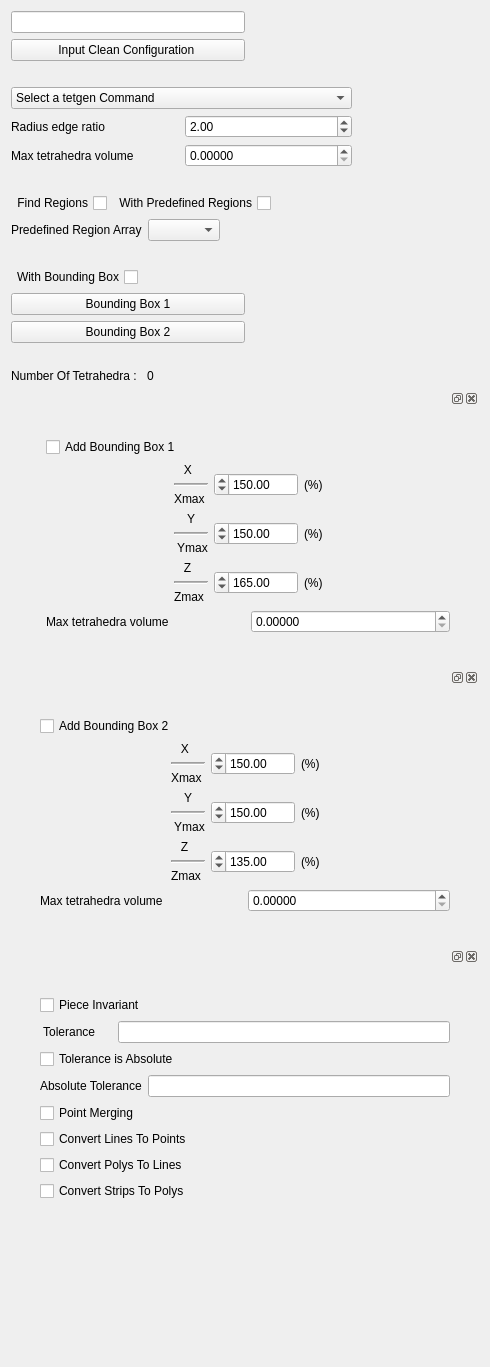
<ui version="4.0" >
 <class>uiMenu</class>
 <widget class="QWidget" name="uiMenu" >
  <property name="geometry" >
   <rect>
    <x>0</x>
    <y>0</y>
    <width>486</width>
    <height>1367</height>
   </rect>
  </property>
  <property name="windowTitle" >
   <string>Form</string>
  </property>
  <layout class="QVBoxLayout" >
   <item>
    <layout class="QGridLayout" >
     <item row="0" column="0" >
      <widget class="QLineEdit" name="numberOfTetrahedronInfo" />
     </item>
     <item row="1" column="0" >
      <widget class="QPushButton" name="pClean" >
       <property name="text" >
        <string>Input Clean Configuration </string>
       </property>
      </widget>
     </item>
     <item row="1" column="1" >
      <spacer>
       <property name="orientation" >
        <enum>Qt::Horizontal</enum>
       </property>
       <property name="sizeHint" >
        <size>
         <width>40</width>
         <height>20</height>
        </size>
       </property>
      </spacer>
     </item>
    </layout>
   </item>
   <item>
    <spacer>
     <property name="orientation" >
      <enum>Qt::Horizontal</enum>
     </property>
     <property name="sizeHint" >
      <size>
       <width>468</width>
       <height>20</height>
      </size>
     </property>
    </spacer>
   </item>
   <item>
    <layout class="QGridLayout" >
     <item row="0" column="0" colspan="2" >
      <widget class="QComboBox" name="tetgenCommand" >
       <property name="layoutDirection" >
        <enum>Qt::LeftToRight</enum>
       </property>
       <item>
        <property name="text" >
         <string>Select a tetgen Command</string>
        </property>
       </item>
       <item>
        <property name="text" >
         <string>Constrained Delaunay tetrahedralization(CDT)</string>
        </property>
       </item>
       <item>
        <property name="text" >
         <string>CDT without adding points</string>
        </property>
       </item>
       <item>
        <property name="text" >
         <string>Quality mesh generation</string>
        </property>
       </item>
       <item>
        <property name="text" >
         <string>Imposes volume constraints</string>
        </property>
       </item>
       <item>
        <property name="text" >
         <string>Quality mesh generation and Imposes volume constraints</string>
        </property>
       </item>
      </widget>
     </item>
     <item row="1" column="0" >
      <widget class="QLabel" name="label" >
       <property name="text" >
        <string>Radius edge ratio</string>
       </property>
      </widget>
     </item>
     <item row="1" column="1" >
      <widget class="QDoubleSpinBox" name="RadiusEdgeRatio" >
       <property name="minimum" >
        <double>0.610000000000000</double>
       </property>
       <property name="maximum" >
        <double>100.000000000000000</double>
       </property>
       <property name="singleStep" >
        <double>0.100000000000000</double>
       </property>
       <property name="value" >
        <double>2.000000000000000</double>
       </property>
      </widget>
     </item>
     <item row="2" column="0" >
      <widget class="QLabel" name="label_2" >
       <property name="text" >
        <string>Max tetrahedra volume </string>
       </property>
      </widget>
     </item>
     <item row="2" column="1" >
      <widget class="QDoubleSpinBox" name="MaxTetrahedronVolume" >
       <property name="decimals" >
        <number>5</number>
       </property>
       <property name="minimum" >
        <double>0.000000000000000</double>
       </property>
       <property name="maximum" >
        <double>10000000.000000000000000</double>
       </property>
       <property name="singleStep" >
        <double>1.000000000000000</double>
       </property>
       <property name="value" >
        <double>0.000000000000000</double>
       </property>
      </widget>
     </item>
     <item row="1" column="2" >
      <spacer>
       <property name="orientation" >
        <enum>Qt::Horizontal</enum>
       </property>
       <property name="sizeHint" >
        <size>
         <width>40</width>
         <height>20</height>
        </size>
       </property>
      </spacer>
     </item>
    </layout>
   </item>
   <item>
    <spacer>
     <property name="orientation" >
      <enum>Qt::Horizontal</enum>
     </property>
     <property name="sizeHint" >
      <size>
       <width>468</width>
       <height>20</height>
      </size>
     </property>
    </spacer>
   </item>
   <item>
    <layout class="QGridLayout" >
     <item row="0" column="0" >
      <layout class="QGridLayout" >
       <item row="0" column="0" >
        <layout class="QGridLayout" >
         <item row="0" column="0" >
          <widget class="QCheckBox" name="WithRegions" >
           <property name="layoutDirection" >
            <enum>Qt::RightToLeft</enum>
           </property>
           <property name="text" >
            <string>Find Regions</string>
           </property>
          </widget>
         </item>
         <item row="0" column="1" >
          <widget class="QCheckBox" name="WithPredefinedRegions" >
           <property name="layoutDirection" >
            <enum>Qt::RightToLeft</enum>
           </property>
           <property name="text" >
            <string>With Predefined Regions</string>
           </property>
          </widget>
         </item>
        </layout>
       </item>
       <item row="0" column="1" >
        <spacer>
         <property name="orientation" >
          <enum>Qt::Horizontal</enum>
         </property>
         <property name="sizeHint" >
          <size>
           <width>40</width>
           <height>20</height>
          </size>
         </property>
        </spacer>
       </item>
      </layout>
     </item>
     <item row="1" column="0" >
      <layout class="QGridLayout" >
       <item row="0" column="0" >
        <layout class="QGridLayout" >
         <item row="0" column="0" >
          <widget class="QLabel" name="label_14" >
           <property name="text" >
            <string>Predefined Region Array</string>
           </property>
          </widget>
         </item>
         <item row="0" column="1" >
          <widget class="QComboBox" name="RegionArray" />
         </item>
        </layout>
       </item>
       <item row="0" column="1" >
        <spacer>
         <property name="orientation" >
          <enum>Qt::Horizontal</enum>
         </property>
         <property name="sizeHint" >
          <size>
           <width>40</width>
           <height>20</height>
          </size>
         </property>
        </spacer>
       </item>
      </layout>
     </item>
    </layout>
   </item>
   <item>
    <spacer>
     <property name="orientation" >
      <enum>Qt::Horizontal</enum>
     </property>
     <property name="sizeHint" >
      <size>
       <width>468</width>
       <height>20</height>
      </size>
     </property>
    </spacer>
   </item>
   <item>
    <layout class="QGridLayout" >
     <item row="0" column="0" >
      <layout class="QGridLayout" >
       <item row="0" column="0" >
        <widget class="QCheckBox" name="WithBoundingBox" >
         <property name="layoutDirection" >
          <enum>Qt::RightToLeft</enum>
         </property>
         <property name="text" >
          <string>With Bounding Box</string>
         </property>
        </widget>
       </item>
       <item row="0" column="1" >
        <spacer>
         <property name="orientation" >
          <enum>Qt::Horizontal</enum>
         </property>
         <property name="sizeHint" >
          <size>
           <width>40</width>
           <height>20</height>
          </size>
         </property>
        </spacer>
       </item>
      </layout>
     </item>
     <item row="1" column="0" >
      <widget class="QPushButton" name="pbbx1" >
       <property name="text" >
        <string>Bounding Box 1</string>
       </property>
      </widget>
     </item>
     <item row="2" column="0" >
      <widget class="QPushButton" name="pbbx2" >
       <property name="text" >
        <string>Bounding Box 2</string>
       </property>
      </widget>
     </item>
     <item row="4" column="0" >
      <layout class="QGridLayout" >
       <item row="0" column="0" >
        <layout class="QGridLayout" >
         <item row="0" column="0" >
          <widget class="QLabel" name="label_26" >
           <property name="text" >
            <string>Number Of Tetrahedra : </string>
           </property>
          </widget>
         </item>
         <item row="0" column="1" >
          <widget class="QLabel" name="numberOfTetrahedronLabel" >
           <property name="text" >
            <string>0</string>
           </property>
          </widget>
         </item>
        </layout>
       </item>
      </layout>
     </item>
     <item row="1" column="1" >
      <spacer>
       <property name="orientation" >
        <enum>Qt::Horizontal</enum>
       </property>
       <property name="sizeHint" >
        <size>
         <width>40</width>
         <height>20</height>
        </size>
       </property>
      </spacer>
     </item>
     <item row="3" column="0" >
      <spacer>
       <property name="orientation" >
        <enum>Qt::Horizontal</enum>
       </property>
       <property name="sizeHint" >
        <size>
         <width>40</width>
         <height>20</height>
        </size>
       </property>
      </spacer>
     </item>
    </layout>
   </item>
   <item>
    <widget class="QDockWidget" name="wbbx1" >
     <widget class="QWidget" name="dockWidgetContents_3" >
      <layout class="QVBoxLayout" >
       <item>
        <layout class="QGridLayout" >
         <item row="0" column="1" >
          <spacer>
           <property name="orientation" >
            <enum>Qt::Horizontal</enum>
           </property>
           <property name="sizeHint" >
            <size>
             <width>40</width>
             <height>20</height>
            </size>
           </property>
          </spacer>
         </item>
         <item row="1" column="0" >
          <spacer>
           <property name="orientation" >
            <enum>Qt::Vertical</enum>
           </property>
           <property name="sizeHint" >
            <size>
             <width>20</width>
             <height>40</height>
            </size>
           </property>
          </spacer>
         </item>
         <item row="1" column="1" >
          <layout class="QGridLayout" >
           <item row="1" column="0" >
            <layout class="QGridLayout" >
             <item row="1" column="2" >
              <layout class="QGridLayout" >
               <item row="0" column="0" >
                <layout class="QGridLayout" >
                 <item row="0" column="0" >
                  <widget class="QLabel" name="label_9" >
                   <property name="text" >
                    <string>   X</string>
                   </property>
                  </widget>
                 </item>
                 <item row="1" column="0" >
                  <widget class="Line" name="line" >
                   <property name="font" >
                    <font>
                     <family>MS PGothic</family>
                     <weight>75</weight>
                     <bold>true</bold>
                     <underline>false</underline>
                    </font>
                   </property>
                   <property name="lineWidth" >
                    <number>1</number>
                   </property>
                   <property name="midLineWidth" >
                    <number>1</number>
                   </property>
                   <property name="orientation" >
                    <enum>Qt::Horizontal</enum>
                   </property>
                  </widget>
                 </item>
                 <item row="2" column="0" >
                  <widget class="QLabel" name="label_4" >
                   <property name="text" >
                    <string>Xmax</string>
                   </property>
                  </widget>
                 </item>
                </layout>
               </item>
               <item row="0" column="1" >
                <layout class="QGridLayout" >
                 <item row="0" column="0" >
                  <widget class="QDoubleSpinBox" name="deltaX" >
                   <property name="layoutDirection" >
                    <enum>Qt::RightToLeft</enum>
                   </property>
                   <property name="maximum" >
                    <double>100000.000000000000000</double>
                   </property>
                   <property name="singleStep" >
                    <double>5.000000000000000</double>
                   </property>
                   <property name="value" >
                    <double>150.000000000000000</double>
                   </property>
                  </widget>
                 </item>
                 <item row="0" column="1" >
                  <widget class="QLabel" name="label_7" >
                   <property name="text" >
                    <string>(%)</string>
                   </property>
                  </widget>
                 </item>
                </layout>
               </item>
              </layout>
             </item>
             <item row="2" column="2" >
              <layout class="QGridLayout" >
               <item row="0" column="0" >
                <layout class="QGridLayout" >
                 <item row="0" column="0" >
                  <widget class="QLabel" name="label_8" >
                   <property name="text" >
                    <string>    Y</string>
                   </property>
                  </widget>
                 </item>
                 <item row="1" column="0" >
                  <widget class="Line" name="line_2" >
                   <property name="font" >
                    <font>
                     <family>MS PGothic</family>
                     <weight>75</weight>
                     <bold>true</bold>
                     <underline>false</underline>
                    </font>
                   </property>
                   <property name="lineWidth" >
                    <number>1</number>
                   </property>
                   <property name="midLineWidth" >
                    <number>1</number>
                   </property>
                   <property name="orientation" >
                    <enum>Qt::Horizontal</enum>
                   </property>
                  </widget>
                 </item>
                 <item row="2" column="0" >
                  <widget class="QLabel" name="label_12" >
                   <property name="text" >
                    <string> Ymax</string>
                   </property>
                  </widget>
                 </item>
                </layout>
               </item>
               <item row="0" column="1" >
                <layout class="QGridLayout" >
                 <item row="0" column="0" >
                  <widget class="QDoubleSpinBox" name="deltaY" >
                   <property name="layoutDirection" >
                    <enum>Qt::RightToLeft</enum>
                   </property>
                   <property name="maximum" >
                    <double>100000.000000000000000</double>
                   </property>
                   <property name="singleStep" >
                    <double>5.000000000000000</double>
                   </property>
                   <property name="value" >
                    <double>150.000000000000000</double>
                   </property>
                  </widget>
                 </item>
                 <item row="0" column="1" >
                  <widget class="QLabel" name="label_10" >
                   <property name="text" >
                    <string>(%)</string>
                   </property>
                  </widget>
                 </item>
                </layout>
               </item>
              </layout>
             </item>
             <item row="3" column="2" >
              <layout class="QGridLayout" >
               <item row="0" column="0" >
                <layout class="QGridLayout" >
                 <item row="0" column="0" >
                  <widget class="QLabel" name="label_6" >
                   <property name="text" >
                    <string>   Z</string>
                   </property>
                  </widget>
                 </item>
                 <item row="1" column="0" >
                  <widget class="Line" name="line_3" >
                   <property name="font" >
                    <font>
                     <family>MS PGothic</family>
                     <weight>75</weight>
                     <bold>true</bold>
                     <underline>false</underline>
                    </font>
                   </property>
                   <property name="lineWidth" >
                    <number>1</number>
                   </property>
                   <property name="midLineWidth" >
                    <number>1</number>
                   </property>
                   <property name="orientation" >
                    <enum>Qt::Horizontal</enum>
                   </property>
                  </widget>
                 </item>
                 <item row="2" column="0" >
                  <widget class="QLabel" name="label_5" >
                   <property name="text" >
                    <string>Zmax</string>
                   </property>
                  </widget>
                 </item>
                </layout>
               </item>
               <item row="0" column="1" >
                <layout class="QGridLayout" >
                 <item row="0" column="0" >
                  <widget class="QDoubleSpinBox" name="deltaZ" >
                   <property name="layoutDirection" >
                    <enum>Qt::RightToLeft</enum>
                   </property>
                   <property name="maximum" >
                    <double>100000.000000000000000</double>
                   </property>
                   <property name="singleStep" >
                    <double>5.000000000000000</double>
                   </property>
                   <property name="value" >
                    <double>165.000000000000000</double>
                   </property>
                  </widget>
                 </item>
                 <item row="0" column="1" >
                  <widget class="QLabel" name="label_11" >
                   <property name="text" >
                    <string>(%)</string>
                   </property>
                  </widget>
                 </item>
                </layout>
               </item>
              </layout>
             </item>
             <item row="2" column="3" >
              <spacer>
               <property name="orientation" >
                <enum>Qt::Horizontal</enum>
               </property>
               <property name="sizeHint" >
                <size>
                 <width>40</width>
                 <height>20</height>
                </size>
               </property>
              </spacer>
             </item>
             <item row="2" column="1" >
              <spacer>
               <property name="orientation" >
                <enum>Qt::Horizontal</enum>
               </property>
               <property name="sizeHint" >
                <size>
                 <width>40</width>
                 <height>20</height>
                </size>
               </property>
              </spacer>
             </item>
            </layout>
           </item>
           <item row="2" column="0" >
            <layout class="QGridLayout" >
             <item row="0" column="0" >
              <widget class="QLabel" name="label_3" >
               <property name="text" >
                <string>Max tetrahedra volume</string>
               </property>
              </widget>
             </item>
             <item row="0" column="1" >
              <widget class="QDoubleSpinBox" name="MaxTetrahedronVolumeInBox" >
               <property name="decimals" >
                <number>5</number>
               </property>
               <property name="maximum" >
                <double>10000000.000000000000000</double>
               </property>
              </widget>
             </item>
            </layout>
           </item>
           <item row="0" column="0" >
            <widget class="QCheckBox" name="WithBBX1" >
             <property name="text" >
              <string>Add Bounding Box 1</string>
             </property>
            </widget>
           </item>
          </layout>
         </item>
         <item row="1" column="2" >
          <spacer>
           <property name="orientation" >
            <enum>Qt::Vertical</enum>
           </property>
           <property name="sizeHint" >
            <size>
             <width>20</width>
             <height>40</height>
            </size>
           </property>
          </spacer>
         </item>
         <item row="2" column="0" colspan="2" >
          <spacer>
           <property name="orientation" >
            <enum>Qt::Horizontal</enum>
           </property>
           <property name="sizeHint" >
            <size>
             <width>40</width>
             <height>20</height>
            </size>
           </property>
          </spacer>
         </item>
        </layout>
       </item>
      </layout>
     </widget>
    </widget>
   </item>
   <item>
    <widget class="QDockWidget" name="wbbx2" >
     <widget class="QWidget" name="dockWidgetContents_2" >
      <layout class="QVBoxLayout" >
       <item>
        <layout class="QGridLayout" >
         <item row="0" column="1" >
          <spacer>
           <property name="orientation" >
            <enum>Qt::Horizontal</enum>
           </property>
           <property name="sizeHint" >
            <size>
             <width>40</width>
             <height>20</height>
            </size>
           </property>
          </spacer>
         </item>
         <item row="1" column="0" >
          <spacer>
           <property name="orientation" >
            <enum>Qt::Vertical</enum>
           </property>
           <property name="sizeHint" >
            <size>
             <width>20</width>
             <height>40</height>
            </size>
           </property>
          </spacer>
         </item>
         <item row="1" column="1" >
          <layout class="QGridLayout" >
           <item row="1" column="0" >
            <layout class="QGridLayout" >
             <item row="0" column="0" >
              <spacer>
               <property name="orientation" >
                <enum>Qt::Horizontal</enum>
               </property>
               <property name="sizeHint" >
                <size>
                 <width>40</width>
                 <height>20</height>
                </size>
               </property>
              </spacer>
             </item>
             <item row="0" column="1" >
              <layout class="QGridLayout" >
               <item row="0" column="0" >
                <layout class="QGridLayout" >
                 <item row="0" column="0" >
                  <layout class="QGridLayout" >
                   <item row="0" column="0" >
                    <widget class="QLabel" name="label_15" >
                     <property name="text" >
                      <string>   X</string>
                     </property>
                    </widget>
                   </item>
                   <item row="1" column="0" >
                    <widget class="Line" name="line_4" >
                     <property name="font" >
                      <font>
                       <family>MS PGothic</family>
                       <weight>75</weight>
                       <bold>true</bold>
                       <underline>false</underline>
                      </font>
                     </property>
                     <property name="lineWidth" >
                      <number>1</number>
                     </property>
                     <property name="midLineWidth" >
                      <number>1</number>
                     </property>
                     <property name="orientation" >
                      <enum>Qt::Horizontal</enum>
                     </property>
                    </widget>
                   </item>
                   <item row="2" column="0" >
                    <widget class="QLabel" name="label_16" >
                     <property name="text" >
                      <string>Xmax</string>
                     </property>
                    </widget>
                   </item>
                  </layout>
                 </item>
                 <item row="0" column="1" >
                  <layout class="QGridLayout" >
                   <item row="0" column="0" >
                    <widget class="QDoubleSpinBox" name="deltaX2" >
                     <property name="layoutDirection" >
                      <enum>Qt::RightToLeft</enum>
                     </property>
                     <property name="maximum" >
                      <double>100000.000000000000000</double>
                     </property>
                     <property name="singleStep" >
                      <double>5.000000000000000</double>
                     </property>
                     <property name="value" >
                      <double>150.000000000000000</double>
                     </property>
                    </widget>
                   </item>
                   <item row="0" column="1" >
                    <widget class="QLabel" name="label_17" >
                     <property name="text" >
                      <string>(%)</string>
                     </property>
                    </widget>
                   </item>
                  </layout>
                 </item>
                </layout>
               </item>
               <item row="1" column="0" >
                <layout class="QGridLayout" >
                 <item row="0" column="0" >
                  <layout class="QGridLayout" >
                   <item row="0" column="0" >
                    <widget class="QLabel" name="label_18" >
                     <property name="text" >
                      <string>    Y</string>
                     </property>
                    </widget>
                   </item>
                   <item row="1" column="0" >
                    <widget class="Line" name="line_5" >
                     <property name="font" >
                      <font>
                       <family>MS PGothic</family>
                       <weight>75</weight>
                       <bold>true</bold>
                       <underline>false</underline>
                      </font>
                     </property>
                     <property name="lineWidth" >
                      <number>1</number>
                     </property>
                     <property name="midLineWidth" >
                      <number>1</number>
                     </property>
                     <property name="orientation" >
                      <enum>Qt::Horizontal</enum>
                     </property>
                    </widget>
                   </item>
                   <item row="2" column="0" >
                    <widget class="QLabel" name="label_19" >
                     <property name="text" >
                      <string> Ymax</string>
                     </property>
                    </widget>
                   </item>
                  </layout>
                 </item>
                 <item row="0" column="1" >
                  <layout class="QGridLayout" >
                   <item row="0" column="0" >
                    <widget class="QDoubleSpinBox" name="deltaY2" >
                     <property name="layoutDirection" >
                      <enum>Qt::RightToLeft</enum>
                     </property>
                     <property name="maximum" >
                      <double>100000.000000000000000</double>
                     </property>
                     <property name="singleStep" >
                      <double>5.000000000000000</double>
                     </property>
                     <property name="value" >
                      <double>150.000000000000000</double>
                     </property>
                    </widget>
                   </item>
                   <item row="0" column="1" >
                    <widget class="QLabel" name="label_20" >
                     <property name="text" >
                      <string>(%)</string>
                     </property>
                    </widget>
                   </item>
                  </layout>
                 </item>
                </layout>
               </item>
               <item row="2" column="0" >
                <layout class="QGridLayout" >
                 <item row="0" column="0" >
                  <layout class="QGridLayout" >
                   <item row="0" column="0" >
                    <widget class="QLabel" name="label_21" >
                     <property name="text" >
                      <string>   Z</string>
                     </property>
                    </widget>
                   </item>
                   <item row="1" column="0" >
                    <widget class="Line" name="line_6" >
                     <property name="font" >
                      <font>
                       <family>MS PGothic</family>
                       <weight>75</weight>
                       <bold>true</bold>
                       <underline>false</underline>
                      </font>
                     </property>
                     <property name="lineWidth" >
                      <number>1</number>
                     </property>
                     <property name="midLineWidth" >
                      <number>1</number>
                     </property>
                     <property name="orientation" >
                      <enum>Qt::Horizontal</enum>
                     </property>
                    </widget>
                   </item>
                   <item row="2" column="0" >
                    <widget class="QLabel" name="label_22" >
                     <property name="text" >
                      <string>Zmax</string>
                     </property>
                    </widget>
                   </item>
                  </layout>
                 </item>
                 <item row="0" column="1" >
                  <layout class="QGridLayout" >
                   <item row="0" column="0" >
                    <widget class="QDoubleSpinBox" name="deltaZ2" >
                     <property name="layoutDirection" >
                      <enum>Qt::RightToLeft</enum>
                     </property>
                     <property name="maximum" >
                      <double>100000.000000000000000</double>
                     </property>
                     <property name="singleStep" >
                      <double>5.000000000000000</double>
                     </property>
                     <property name="value" >
                      <double>135.000000000000000</double>
                     </property>
                    </widget>
                   </item>
                   <item row="0" column="1" >
                    <widget class="QLabel" name="label_23" >
                     <property name="text" >
                      <string>(%)</string>
                     </property>
                    </widget>
                   </item>
                  </layout>
                 </item>
                </layout>
               </item>
              </layout>
             </item>
             <item row="0" column="2" >
              <spacer>
               <property name="orientation" >
                <enum>Qt::Horizontal</enum>
               </property>
               <property name="sizeHint" >
                <size>
                 <width>40</width>
                 <height>20</height>
                </size>
               </property>
              </spacer>
             </item>
            </layout>
           </item>
           <item row="2" column="0" >
            <layout class="QGridLayout" >
             <item row="0" column="0" >
              <widget class="QLabel" name="label_24" >
               <property name="text" >
                <string>Max tetrahedra volume</string>
               </property>
              </widget>
             </item>
             <item row="0" column="1" >
              <widget class="QDoubleSpinBox" name="MaxTetrahedronVolumeInBox2" >
               <property name="decimals" >
                <number>5</number>
               </property>
               <property name="maximum" >
                <double>10000000.000000000000000</double>
               </property>
              </widget>
             </item>
            </layout>
           </item>
           <item row="0" column="0" >
            <widget class="QCheckBox" name="WithBBX2" >
             <property name="text" >
              <string>Add Bounding Box 2</string>
             </property>
            </widget>
           </item>
          </layout>
         </item>
         <item row="1" column="2" >
          <spacer>
           <property name="orientation" >
            <enum>Qt::Vertical</enum>
           </property>
           <property name="sizeHint" >
            <size>
             <width>20</width>
             <height>40</height>
            </size>
           </property>
          </spacer>
         </item>
         <item row="3" column="1" >
          <spacer>
           <property name="orientation" >
            <enum>Qt::Horizontal</enum>
           </property>
           <property name="sizeHint" >
            <size>
             <width>40</width>
             <height>20</height>
            </size>
           </property>
          </spacer>
         </item>
        </layout>
       </item>
      </layout>
     </widget>
    </widget>
   </item>
   <item>
    <widget class="QDockWidget" name="wClean" >
     <widget class="QWidget" name="dockWidgetContents" >
      <layout class="QVBoxLayout" >
       <item>
        <layout class="QGridLayout" >
         <item row="0" column="1" >
          <layout class="QGridLayout" >
           <item row="1" column="0" >
            <layout class="QGridLayout" >
             <item row="0" column="0" >
              <widget class="QCheckBox" name="PieceInvariant" >
               <property name="text" >
                <string>Piece Invariant </string>
               </property>
              </widget>
             </item>
             <item row="1" column="0" >
              <layout class="QGridLayout" >
               <item row="0" column="0" >
                <layout class="QGridLayout" >
                 <item row="0" column="0" >
                  <widget class="QLabel" name="label_13" >
                   <property name="text" >
                    <string> Tolerance     </string>
                   </property>
                  </widget>
                 </item>
                </layout>
               </item>
               <item row="0" column="1" >
                <widget class="QLineEdit" name="Tolerance" />
               </item>
              </layout>
             </item>
            </layout>
           </item>
           <item row="2" column="0" >
            <widget class="QCheckBox" name="ToleranceIsAbsolute" >
             <property name="text" >
              <string>Tolerance is Absolute</string>
             </property>
            </widget>
           </item>
           <item row="3" column="0" >
            <layout class="QGridLayout" >
             <item row="0" column="0" >
              <widget class="QLabel" name="label_25" >
               <property name="text" >
                <string>Absolute Tolerance</string>
               </property>
              </widget>
             </item>
             <item row="0" column="1" >
              <widget class="QLineEdit" name="AbsoluteTolerance" />
             </item>
            </layout>
           </item>
           <item row="0" column="0" >
            <spacer>
             <property name="orientation" >
              <enum>Qt::Horizontal</enum>
             </property>
             <property name="sizeHint" >
              <size>
               <width>40</width>
               <height>20</height>
              </size>
             </property>
            </spacer>
           </item>
          </layout>
         </item>
         <item row="1" column="1" >
          <widget class="QCheckBox" name="PointMerging" >
           <property name="text" >
            <string>Point Merging</string>
           </property>
          </widget>
         </item>
         <item row="2" column="1" >
          <widget class="QCheckBox" name="ConvertLinesToPoints" >
           <property name="text" >
            <string>Convert Lines To Points</string>
           </property>
          </widget>
         </item>
         <item row="3" column="1" >
          <widget class="QCheckBox" name="ConvertPolysToLines" >
           <property name="text" >
            <string>Convert Polys To Lines</string>
           </property>
          </widget>
         </item>
         <item row="4" column="1" >
          <widget class="QCheckBox" name="ConvertStripsToPolys" >
           <property name="text" >
            <string>Convert Strips To Polys</string>
           </property>
          </widget>
         </item>
         <item row="0" column="0" >
          <spacer>
           <property name="orientation" >
            <enum>Qt::Vertical</enum>
           </property>
           <property name="sizeHint" >
            <size>
             <width>20</width>
             <height>40</height>
            </size>
           </property>
          </spacer>
         </item>
         <item row="5" column="1" >
          <spacer>
           <property name="orientation" >
            <enum>Qt::Horizontal</enum>
           </property>
           <property name="sizeHint" >
            <size>
             <width>40</width>
             <height>20</height>
            </size>
           </property>
          </spacer>
         </item>
         <item row="0" column="2" >
          <spacer>
           <property name="orientation" >
            <enum>Qt::Vertical</enum>
           </property>
           <property name="sizeHint" >
            <size>
             <width>20</width>
             <height>40</height>
            </size>
           </property>
          </spacer>
         </item>
        </layout>
       </item>
      </layout>
     </widget>
    </widget>
   </item>
   <item>
    <spacer>
     <property name="orientation" >
      <enum>Qt::Vertical</enum>
     </property>
     <property name="sizeHint" >
      <size>
       <width>468</width>
       <height>16</height>
      </size>
     </property>
    </spacer>
   </item>
  </layout>
 </widget>
 <resources/>
 <connections/>
</ui>
